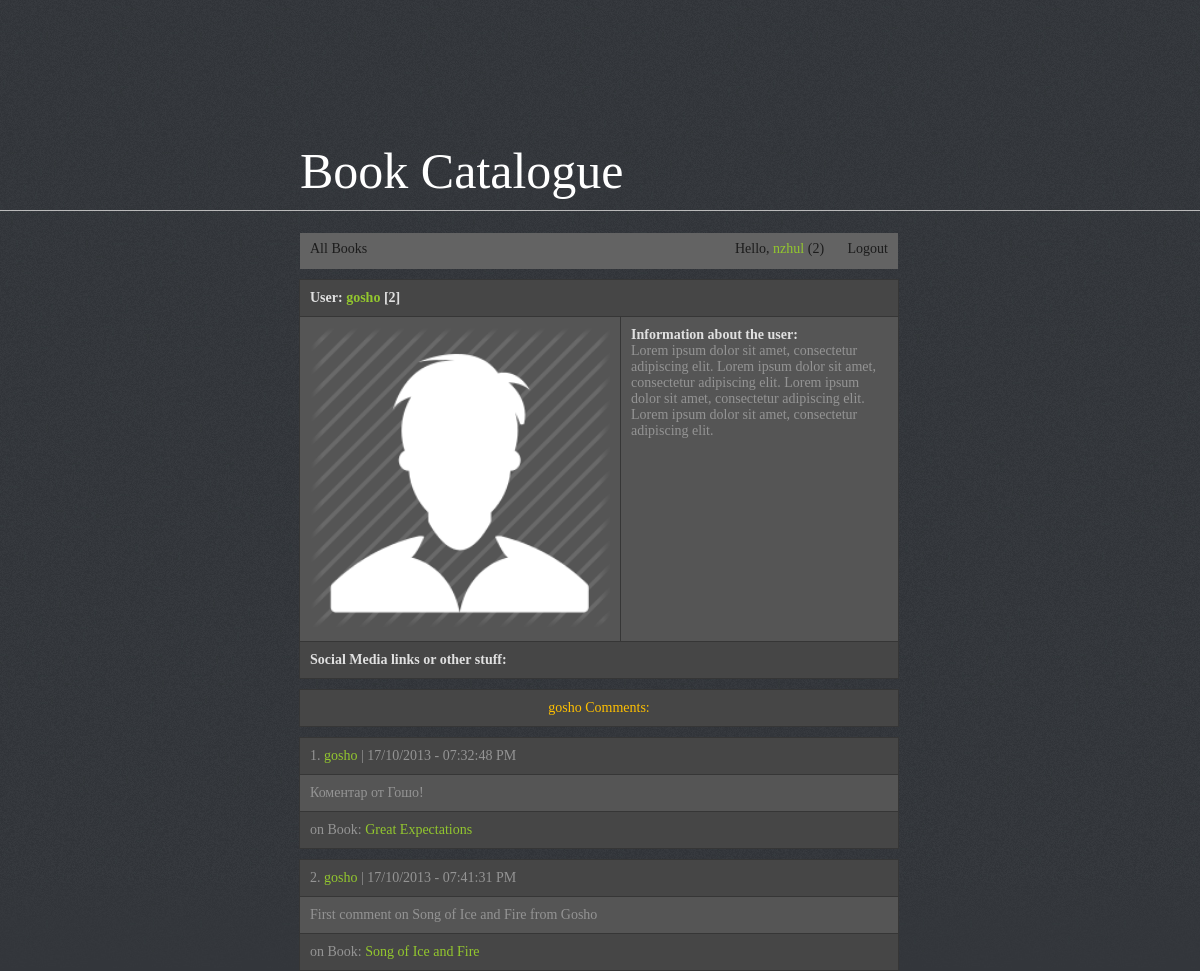
Page /user.php?id=3 (signed in) on the committed database.
### tables this page shows
CREATE TABLE IF NOT EXISTS `users` (
  `user_id` int(11) NOT NULL AUTO_INCREMENT,
  `username` varchar(50) NOT NULL,
  `password` varchar(50) NOT NULL,
  `comments_count` int(11) NOT NULL,
  PRIMARY KEY (`user_id`)
);

CREATE TABLE IF NOT EXISTS `comments` (
  `comment_id` int(11) NOT NULL AUTO_INCREMENT,
  `book_id` int(11) NOT NULL,
  `comment` text NOT NULL,
  `date_added` int(11) NOT NULL,
  `author_id` int(11) NOT NULL,
  PRIMARY KEY (`comment_id`),
  KEY `book_id` (`book_id`,`date_added`,`author_id`)
);

CREATE TABLE IF NOT EXISTS `books` (
  `book_id` int(11) NOT NULL AUTO_INCREMENT,
  `book_title` varchar(250) NOT NULL,
  `comments_count` int(11) NOT NULL,
  PRIMARY KEY (`book_id`)
);

### user.php (the view)
<?php
require './inc/config.php';
if (!isset($_GET['id'])) {
    header('Location: index.php');
    exit;
} else {
    $sql = 'SELECT * FROM users WHERE user_id=' . (int) $_GET['id'];
    $result = mysqli_query($link, $sql);
    if ($result->num_rows <= 0) {
        header('Location: index.php');
        exit;
    } else {
        $row = $result->fetch_assoc();
    }
}
require './inc/header.php';
if (isset($_SESSION['username'])) {
    $usernameField = '<li><a href="user.php?id=' . $_SESSION['user_id'] . '">Hello, <span style="color: #93c72e;">' . $_SESSION['username'] . '</span> (' . $_SESSION['comments_count'] . ')</a></li>
        <li><a href="logout.php">Logout</a></li>';
} else {
    $usernameField = '<li><a href="login.php">Login</a></li>';
}
?>
<div class="navigation" style="text-align: right;">
    <ul id="menu">
        <li style="float: left;"><a href="index.php" id="addBook">All Books</a></li>
        <?= $usernameField; ?>
    </ul>
</div>
<table>
    <tr>
        <td colspan="2"><span class="sum">User: <a href="?id=<?= $row['user_id'] ?>"><?= $row['username'] . '</a> [' . $row['comments_count'] . ']' ?></span></td>
    </tr>
    <tr>
        <td><img src="img/user.png" style="width: 300px;"/></td>
        <td style="vertical-align: top;"><span class="sum">Information about the user:</span><br/>
            Lorem ipsum dolor sit amet, consectetur adipiscing elit. Lorem ipsum dolor sit amet, consectetur adipiscing elit.
            Lorem ipsum dolor sit amet, consectetur adipiscing elit.
            Lorem ipsum dolor sit amet, consectetur adipiscing elit.
        </td>
    </tr>
    <tr>
        <td colspan="2"><span class="sum">Social Media links or other stuff: </span>
        </td>
    </tr>
</table>
<?php
$sql = 'SELECT comments.comment, comments.date_added, books.book_id, books.book_title, users.user_id, users.username
        FROM comments
        LEFT JOIN users
        ON comments.author_id = users.user_id
        LEFT JOIN books
        ON comments.book_id = books.book_id
        WHERE users.user_id =' . (int) $_GET['id'];
$result = mysqli_query($link, $sql);
if ($result->num_rows <= 0) {
    echo '<table>
        <tr>
            <td style="color: #ffc000; text-align: center;">' . $row['username'] . ' does not have any comments yet</td>
        </tr>
    </table>';
} else {
    $counter = 1;
    echo '<table>
        <tr>
            <td style="color: #ffc000; text-align: center;">' . $row['username'] . ' Comments:</td>
        </tr>
    </table>';
    while ($row = $result->fetch_assoc()) {
        $real_date = date('d/m/Y \- h:i:s A', $row['date_added']);
        echo '<table>
    <tr>
        <td>' . $counter . '. <a href="user.php?id=' . $row['user_id'] . '">' . $row['username'] . '</a> | ' . $real_date . '</td>
    </tr>
    <tr>
        <td>' . $row['comment'] . '</td>
    </tr>
    <tr>
        <td>on Book: <a href="book.php?id=' . $row['book_id'] . '">' . $row['book_title'] . '</a></td>
    </tr>
</table>';
        $counter++;
    }
}
?>

### css/style.css (style rules this page uses)
body { background: #33363b url(../img/bg.jpg)repeat-x;font-family: Tahoma;font-size: 14px; }
.navigation { float: left;width: 598px;height: 36px; background: #636363; }
table { color: #949494; border-collapse: collapse;width: 600px;margin-left: -1px;position: relative;top:10px;float: left;z-index: 2; margin-bottom: 10px; }
td { background: #555555; border: 1px solid #363636; padding: 10px; text-align: left; }
tr:first-child td, tr:last-child td { background: #464646; }
.sum { font-weight: bold;color: #e0e0e0; }
td a { color: #93c72e; text-decoration: none; }
ul#menu, ul#menu ul.sub-menu { padding:0; margin: 0; margin-top: 3px; }
ul#menu li, ul#menu ul.sub-menu li { list-style-type: none; display: inline-block; }
ul#menu li a, ul#menu li ul.sub-menu li a { text-decoration: none; color: #1c1c1c; background: #636363; padding: 8px 10px 0 10px; display:inline-block; height: 28px; margin-top: -3px; }
ul#menu li { position: relative; }

### rows in the picture
users: username "gosho", comments_count "2"
comments: users.username "gosho", date_added "17/10/2013 - 07:32:48 PM", comment "Коментар от Гошо!", book.book_title "Great Expectations"
comments: users.username "gosho", date_added "17/10/2013 - 07:41:31 PM", comment "First comment on Song of Ice and Fire from Gosho", book.book_title "Song of Ice and Fire"

### other values in the picture
$_SESSION['username'] "nzhul"
$_SESSION['comments_count'] "2"
